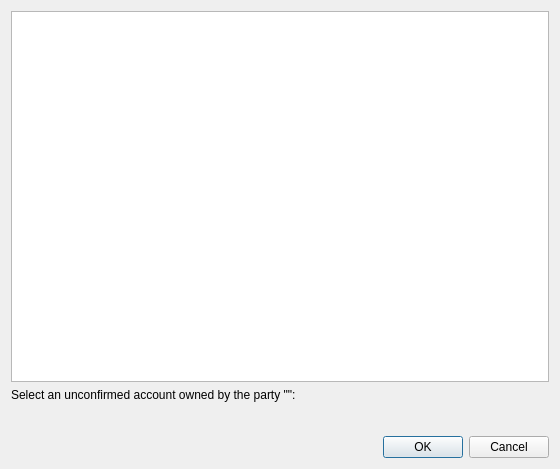
<?xml version="1.0" encoding="UTF-8"?>
<ui version="4.0">
 <class>DlgSmartPartyAcct</class>
 <widget class="QDialog" name="DlgSmartPartyAcct">
  <property name="geometry">
   <rect>
    <x>0</x>
    <y>0</y>
    <width>560</width>
    <height>469</height>
   </rect>
  </property>
  <property name="windowTitle">
   <string>Dialog</string>
  </property>
  <layout class="QVBoxLayout" name="verticalLayout">
   <item>
    <widget class="QPlainTextEdit" name="plainTextEdit"/>
   </item>
   <item>
    <widget class="QLabel" name="label">
     <property name="text">
      <string>Select an unconfirmed account owned by the party &quot;&quot;:</string>
     </property>
    </widget>
   </item>
   <item alignment="Qt::AlignHCenter">
    <widget class="QPushButton" name="pushButtonSelect">
     <property name="minimumSize">
      <size>
       <width>250</width>
       <height>0</height>
      </size>
     </property>
     <property name="text">
      <string/>
     </property>
     <property name="flat">
      <bool>true</bool>
     </property>
    </widget>
   </item>
   <item>
    <widget class="QDialogButtonBox" name="buttonBox">
     <property name="orientation">
      <enum>Qt::Horizontal</enum>
     </property>
     <property name="standardButtons">
      <set>QDialogButtonBox::Cancel|QDialogButtonBox::Ok</set>
     </property>
    </widget>
   </item>
  </layout>
 </widget>
 <resources/>
 <connections>
  <connection>
   <sender>buttonBox</sender>
   <signal>accepted()</signal>
   <receiver>DlgSmartPartyAcct</receiver>
   <slot>accept()</slot>
   <hints>
    <hint type="sourcelabel">
     <x>248</x>
     <y>254</y>
    </hint>
    <hint type="destinationlabel">
     <x>157</x>
     <y>274</y>
    </hint>
   </hints>
  </connection>
  <connection>
   <sender>buttonBox</sender>
   <signal>rejected()</signal>
   <receiver>DlgSmartPartyAcct</receiver>
   <slot>reject()</slot>
   <hints>
    <hint type="sourcelabel">
     <x>316</x>
     <y>260</y>
    </hint>
    <hint type="destinationlabel">
     <x>286</x>
     <y>274</y>
    </hint>
   </hints>
  </connection>
 </connections>
</ui>
